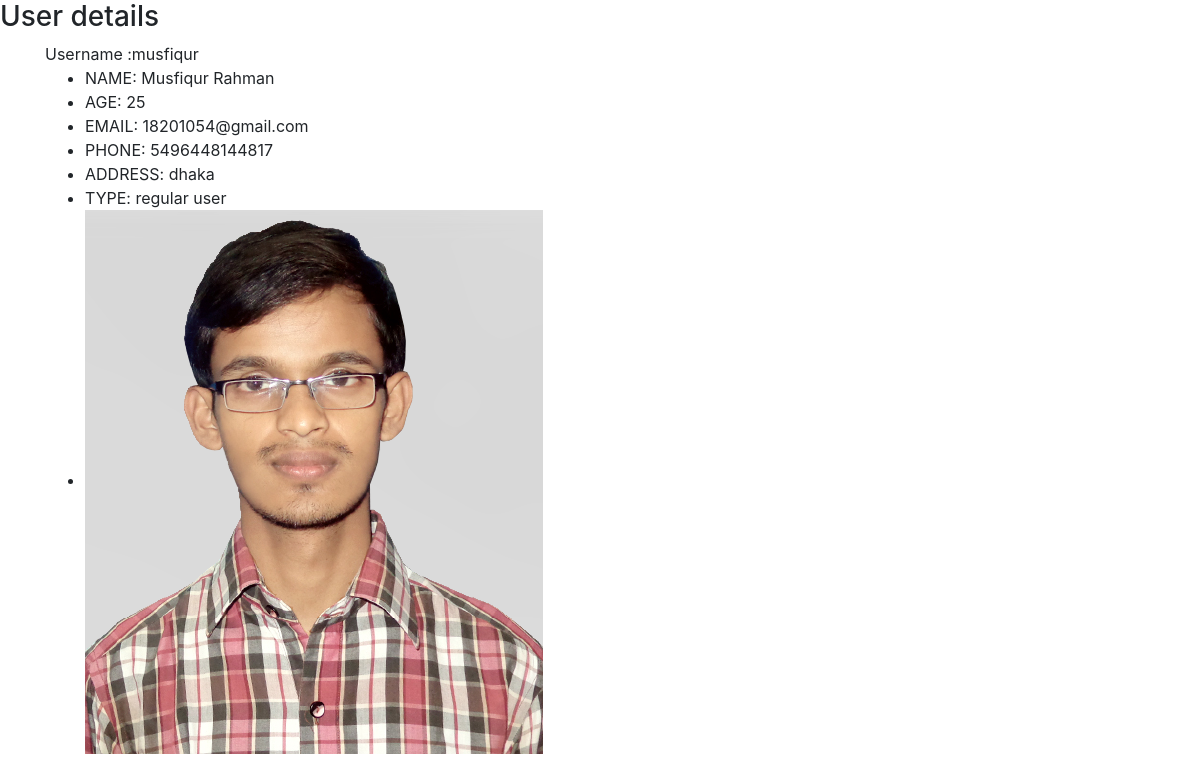
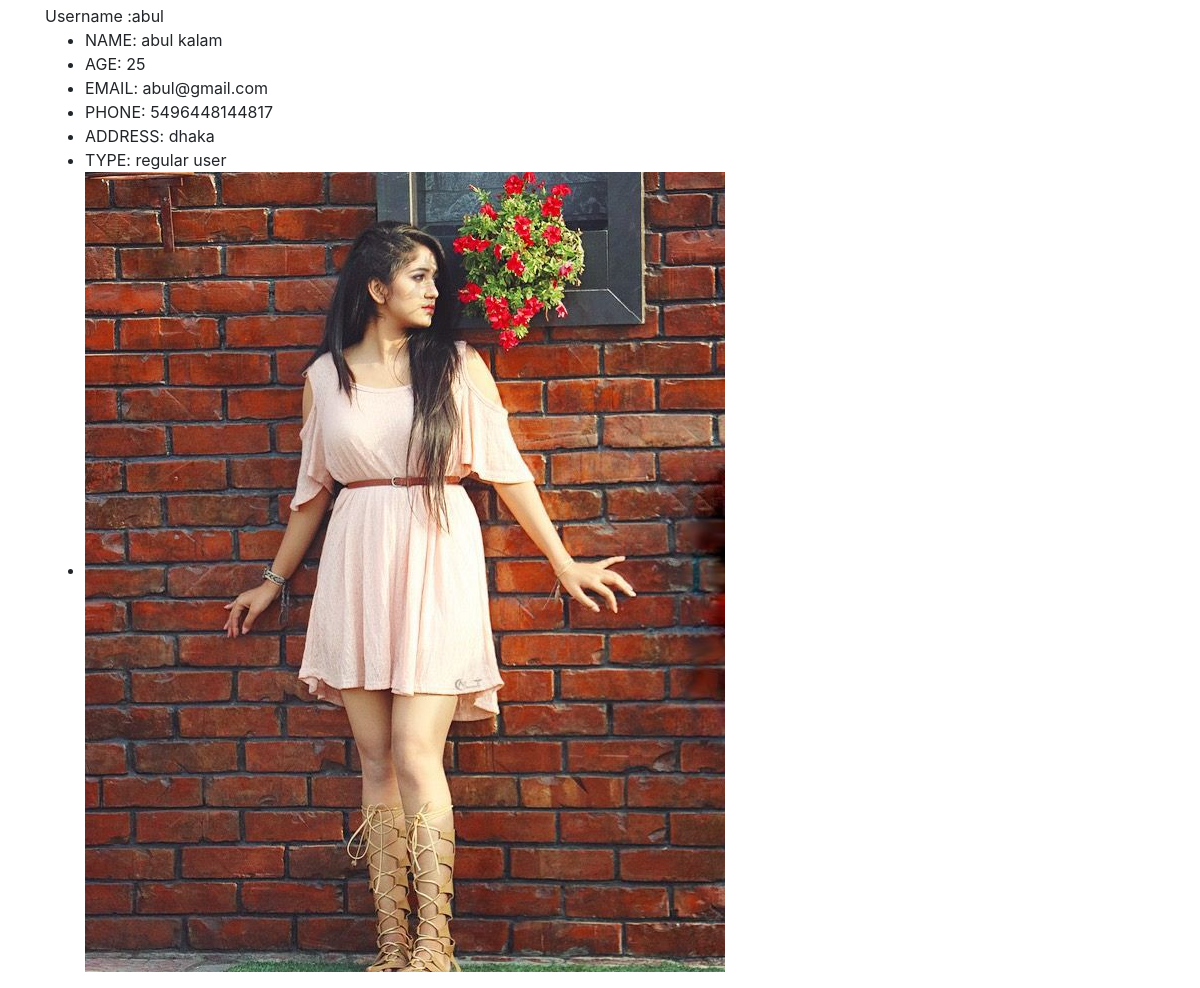
/profile/, run on the app's committed database (2 pictures, top to bottom).
### user/models.py (models this page shows, shortened)
class User(models.Model):
    username = models.CharField(max_length=50, db_column='User Name', unique=True)
    password = models.CharField(max_length=500, db_column='Password')
    firstname= models.CharField(max_length=20, db_column='First Name')
    lastname = models.CharField(max_length=20, db_column='Last Name')
    user_age = models.IntegerField(db_column='Age')
    user_email = models.EmailField(unique=True)
    user_phone = models.CharField(max_length=20, db_column='Phone')
    user_address = models.CharField(max_length=50, db_column='Address')
    user_type = models.CharField(max_length=20, db_column='User Type')
    profile_photo= models.ImageField(upload_to='images/')
    class Meta:
        db_table = 'User-info'

### user/views.py (the view)
# urls.py: path('profile/',user_view.profile, name='profile')
def profile(request):
    varuser=User.objects.all()
    return render(request,'user/profile.html', { 'varuser' : varuser } )
    return render(request,"user/login_manual.html")

### template/user/profile.html (shortened to what this page needs)
{% extends 'user/base2.html' %}
{% block content %}
<link rel="stylesheet" href="https://maxcdn.bootstrapcdn.com/bootstrap/4.5.2/css/bootstrap.min.css">
    <h3>User details</h3>
    <div class="container">
        {% for user in varuser %}
        Username :{{ user.username }}
        <ul>
            <li>NAME: {{ user.firstname }} {{ user.lastname }}</li>
            <li>AGE: {{ user.user_age }}</li>
            <li>EMAIL: {{ user.user_email }}</li>
            <li>PHONE: {{ user.user_phone }}</li>
            <li>ADDRESS: {{ user.user_address }}</li>
            <li>TYPE: {{ user.user_type }}</li>
            <li><img src="{{ user.profile_photo.url }}" alt="img not found"></li>
        </ul>
        {% endfor %}
    </div>
{%endblock%}

### data on the page
User: username "musfiqur", firstname "Musfiqur", lastname "Rahman", user_age "25", user_email "18201054@gmail.com", user_phone "5496448144817", user_address "dhaka", user_type "regular user", profile_photo (picture)
User: username "abul", firstname "abul", lastname "kalam", user_age "25", user_email "abul@gmail.com", user_phone "5496448144817", user_address "dhaka", user_type "regular user", profile_photo (picture)
